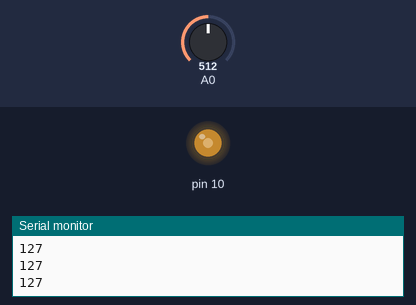
Recording of a sketch running on a simulated Arduino Uno, built with avr-gcc and run on an emulated ATmega328P. Shown: output pins drawn as LEDs (lit = HIGH), the last lines printed to the serial monitor. The test bench sets the inputs (shaded band); at power-on: A0 = 512.

Above: at 1.2 s.
1.3 s: A0 set to 716
At 2.5 s:
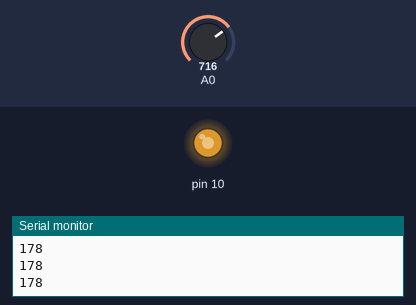
2.8 s: A0 set to 900
At 4.0 s:
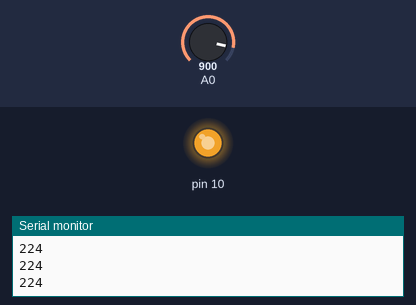
4.3 s: A0 set to 122
At 5.0 s:
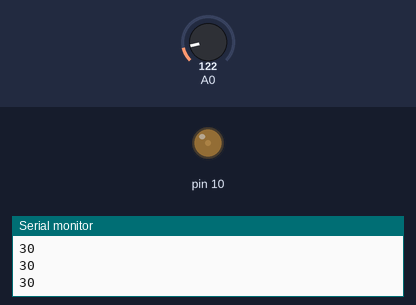
5.8 s: A0 set to 0
At 6.2 s:
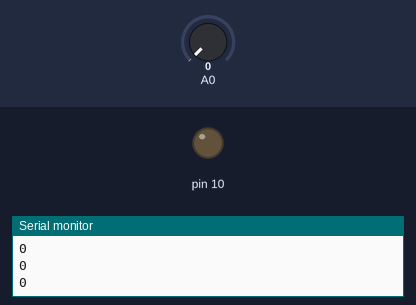
7.3 s: A0 set to 511
At 8.5 s:
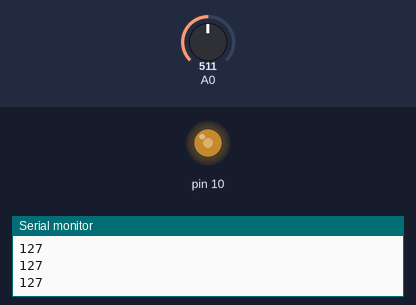
Timing chart, 0 to 9.8 s (numbered marks = the images above; inputs shaded):
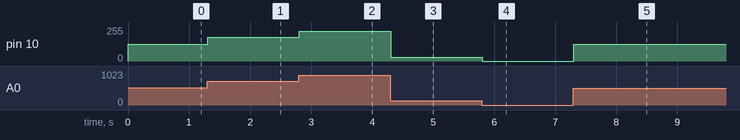

The sketch:

02Pot.ino
```cpp
/*
 * Generated using BlocklyDuino:
 *
 * https://github.com/MediaTek-Labs/BlocklyDuino-for-LinkIt
 *
 * Date: Thu, 24 Sep 2020 01:10:42 GMT
 */


int a;

void setup()
{
  Serial.begin(9600);


  pinMode(10, OUTPUT);
}


void loop()
{
  a = (map(analogRead(A0),0,1023,0,255));
  Serial.println(a);
  analogWrite(10, a);
}
```

Measured:
- after the input at 1.3 s, pin 10: 127/255 → 178/255 at once
- after the input at 2.8 s, pin 10: 178/255 → 224/255 at once
- after the input at 4.3 s, pin 10: 224/255 → 30/255 at once
- after the input at 5.8 s, pin 10: 30/255 → 0/255 at once
- after the input at 7.3 s, pin 10: 0/255 → 127/255 at once
